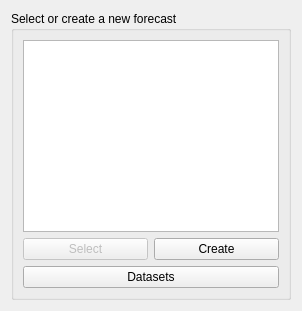
        <widget class="QWidget" name="select_forecast_page">
         <layout class="QVBoxLayout" name="verticalLayout_41">
          <item>
           <widget class="QGroupBox" name="groupbox__forecast">
            <property name="title">
             <string>Select or create a new forecast</string>
            </property>
            <layout class="QVBoxLayout" name="verticalLayout_42">
             <item>
              <layout class="QVBoxLayout" name="verticalLayout_11">
               <item>
                <widget class="QListWidget" name="list_forecast">
                 <property name="alternatingRowColors">
                  <bool>true</bool>
                 </property>
                </widget>
               </item>
               <item>
                <layout class="QHBoxLayout" name="horizontalLayout_9">
                 <item>
                  <widget class="QPushButton" name="select_forecast_pb">
                   <property name="enabled">
                    <bool>false</bool>
                   </property>
                   <property name="text">
                    <string>Select</string>
                   </property>
                  </widget>
                 </item>
                 <item>
                  <widget class="QPushButton" name="create_forecast_pb">
                   <property name="text">
                    <string>Create</string>
                   </property>
                  </widget>
                 </item>
                </layout>
               </item>
               <item>
                <layout class="QHBoxLayout" name="horizontalLayout_7">
                 <item>
                  <widget class="QPushButton" name="datasets_forecast_pb">
                   <property name="text">
                    <string>Datasets</string>
                   </property>
                  </widget>
                 </item>
                </layout>
               </item>
              </layout>
             </item>
            </layout>
           </widget>
          </item>
         </layout>
        </widget>
